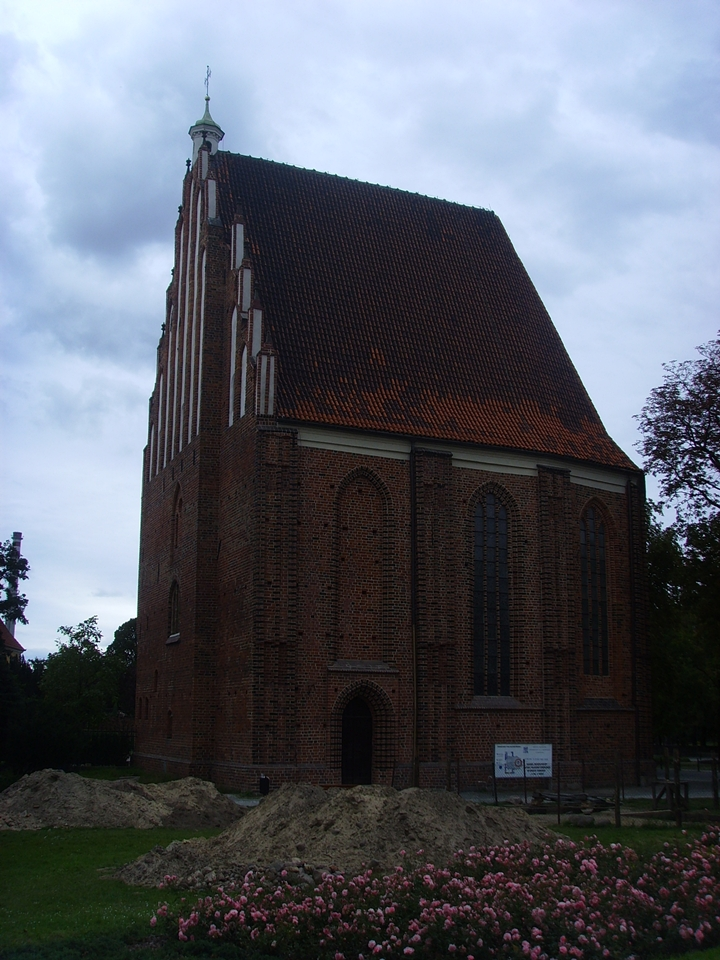
#> input picture image_data/contrast.jpg, 720 x 960 px, found by its file name
$ jupyter execute NVG.ipynb
#> lines starting #> are read from the running program, lines starting #| are printed output that depends on the picture
#> the answer given: 1
[cell 1]
from scipy import signal
import matplotlib.pyplot as plt
import numpy as np
import numpy.matlib
from numpy import pi
import cv2

def NVG(choice):
#> called with choice = 1
    image = 'contrast.jpg'
    if choice == 1:
        I = np.float64(cv2.imread(image))/255
        I = np.mean(I,2)
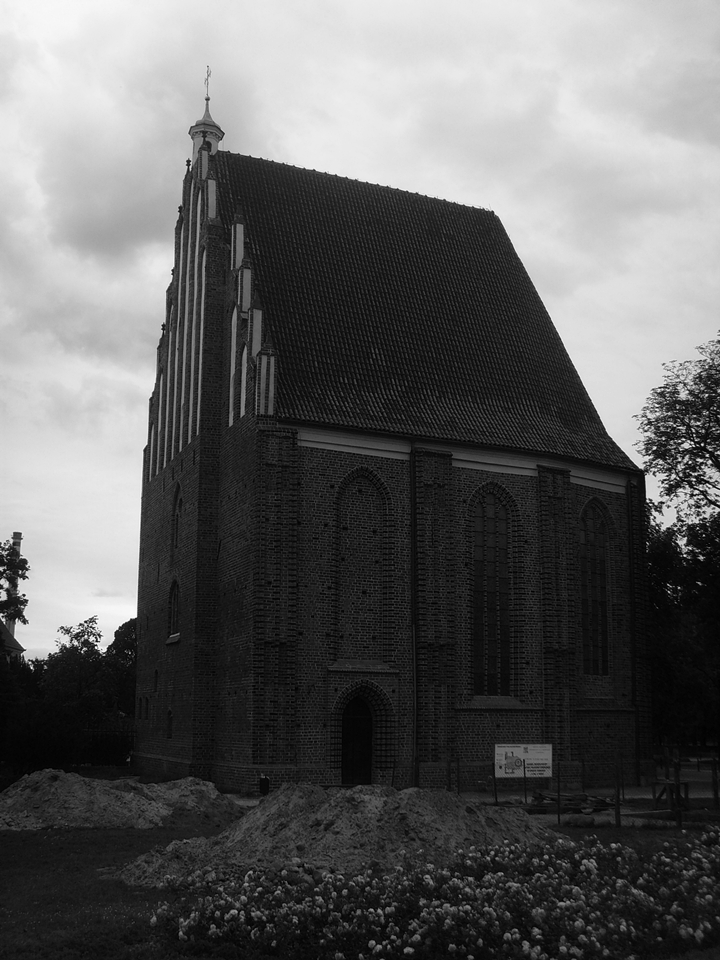
#> I: shape (960, 720) float64; min 0, max 0.995, mean 0.377
        sigma = 2
        #Calculates the DFT of the image
        DFT2d_I = np.fft.fft2(I)

        #Calculation of the Gaussian
        xsize , ysize = I.shape
#> xsize = 960; ysize = 720
        Nr = np.fft.ifftshift(list(range(int(-np.fix(ysize/2)),int(np.ceil(ysize/2)))))
        Nc = np.fft.ifftshift(list(range(int(-np.fix(xsize/2)),int(np.ceil(xsize/2)))))
        Nc, Nr = np.meshgrid(Nc, Nr)
        dft_gauss_kernel = np.exp(-2*(sigma**2)*(pi**2)*((Nr/ysize)**2+(Nc/xsize)**2))

        #Convolution with the Gaussian (fft (I). * Fft (G))
        DFT2d_I_convolved = DFT2d_I * np.matlib.repmat(dft_gauss_kernel,1,1).T
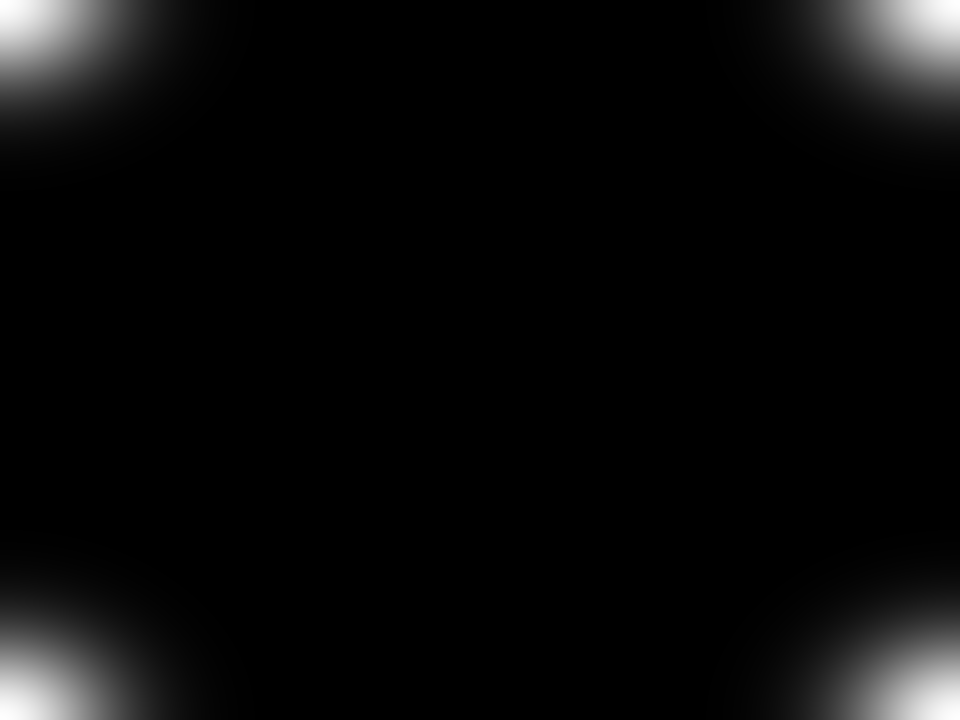
#> dft_gauss_kernel: shape (720, 960) float64; min 7.16e-18, max 1, mean 0.0398
        I_convolved = np.fft.ifft(DFT2d_I_convolved)
        M = np.real(I_convolved)
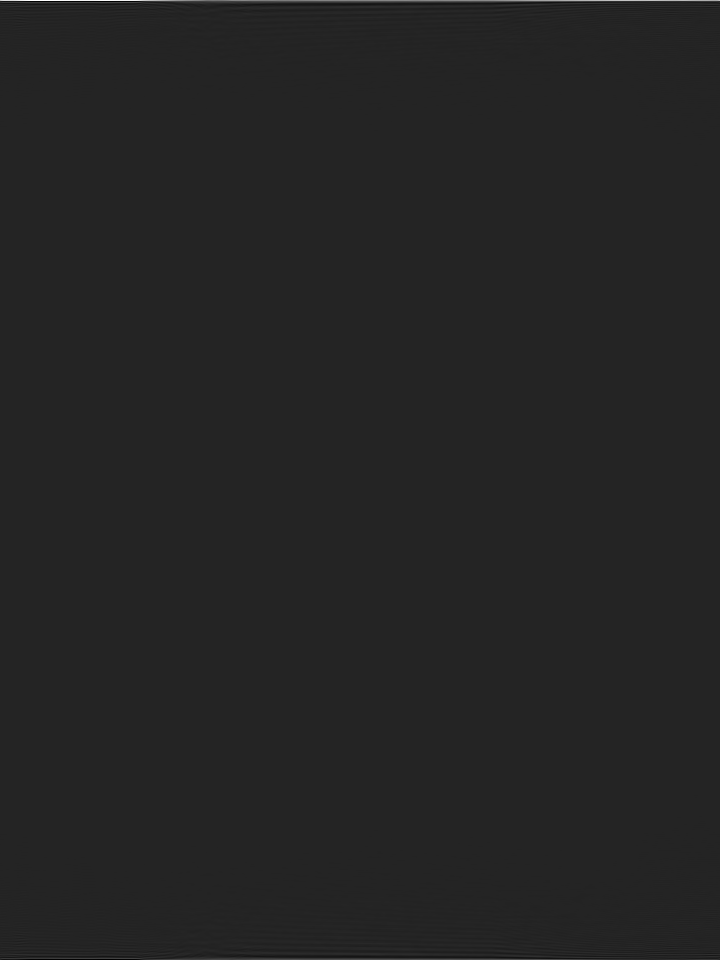
#> M: shape (960, 720) float64; min -98.18, max 594.1, mean 0.6; drawn with min black and max white

        output = np.zeros((xsize,ysize))
        for i in range(xsize):
            for j in range(ysize):
                output[i][j] = (I[i][j])**(2**(2*M[i][j]-1))
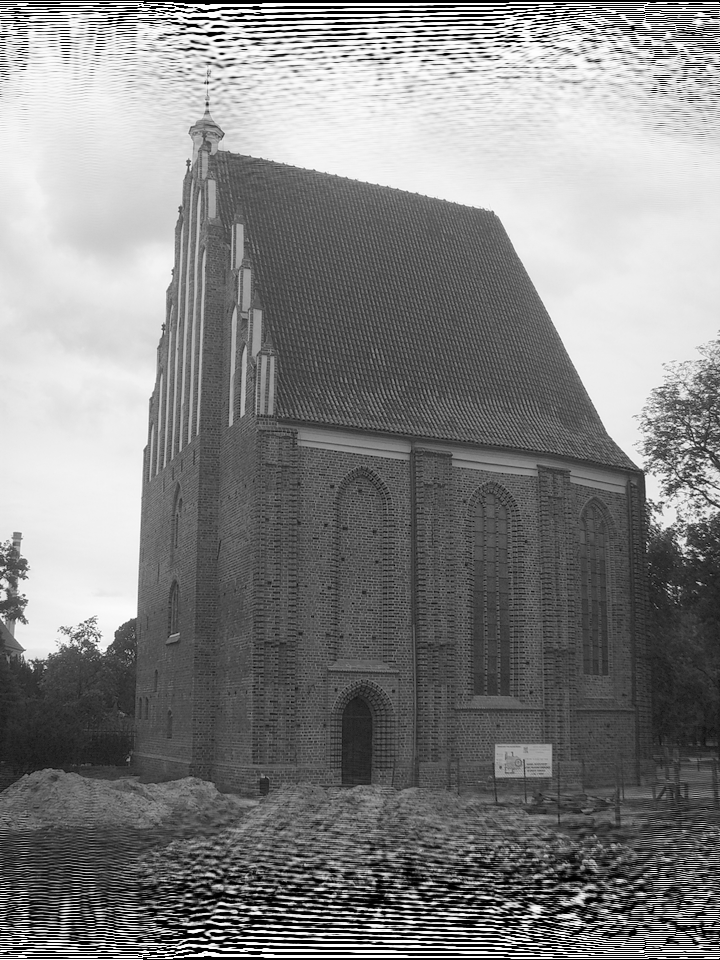
#> output: shape (960, 720) float64; min 0, max 1, mean 0.517
        plt.figure()
        plt.subplot(2,2,1)
        plt.imshow(I,cmap='gray')
        plt.title('Original Image')
        plt.subplot(2,2,2)
        plt.imshow(output,cmap='gray')
        plt.title('Resultant')
        plt.subplot ( 2 , 2 , 3 )
        plt.hist(I)
        plt.title (' Histogram before ')
        plt.subplot ( 2 , 2 , 4 )
        plt.hist(output)
        plt.title ( ' Histogram after ' )


    else:

        #read image
        I = np.float64(cv2.imread(image))
        I = np.mean(I,2)

        #Calculates the inverse image
        Inv = 255 - I

        #Calculates the DFT
        DFT2d_I = np.fft.fft2(Inv)

        #Gaussian Caclule
        sigma=2;
        xsize , ysize= I.shape
        Nr = np.fft.ifftshift(list(range(int(-np.fix(ysize/2)),int(np.ceil(ysize/2)))))
        Nc = np.fft.ifftshift(list(range(int(-np.fix(xsize/2)),int(np.ceil(xsize/2)))))
        Nc, Nr = np.meshgrid(Nc, Nr)
        dft_gauss_kernel = np.exp(-2*(sigma**2)*(pi**2)*((Nr/ysize)**2+(Nc/xsize)**2))

        #Convolution with the Gaussian (fft (I). * Fft (G))
        DFT2d_I_convolved = DFT2d_I * np.matlib.repmat(dft_gauss_kernel,1,1).T
        I_convolved = np.fft.ifft(DFT2d_I_convolved)
        M = np.real(I_convolved)


        output = np.zeros((xsize,ysize))
        for i in range(xsize):
            for j in range(ysize):
                output[i][j] = 255.0*((I[i][j]/255.0)**(2**((128.0-M[i][j]/128.0))))
        print(I.shape)
        print(output.shape)
        plt.figure()
        plt.subplot(2,2,1)
        plt.imshow(I,cmap='gray')
        plt.title('Original Image')
        plt.subplot(2,2,2)
        plt.imshow(output,cmap='gray')
        plt.title('Resultant')
        plt.subplot ( 2 , 2 , 3 )
        plt.hist(I)
        plt.title (' Histogram before ')
        plt.subplot ( 2 , 2 , 4 )
        plt.hist(output)
        plt.title ( ' Histogram after ' )

choice = int(input('Enter choice as 1 or 2\n'))
NVG(choice)
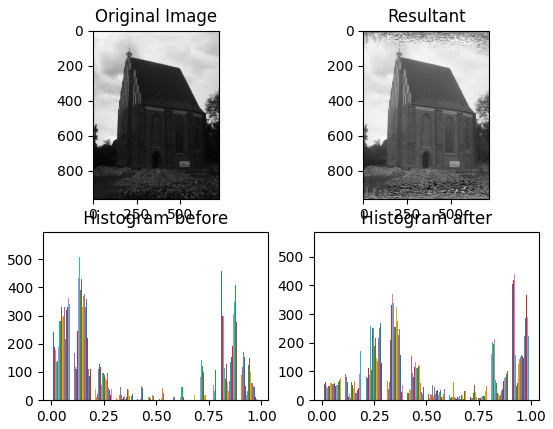
#> figure drawn by matplotlib, 4 panels; panel 3: tallest bar 313 high, from x = 0.806 to 0.806; panel 3: tallest bar 322 high, from x = 0.806 to 0.806; panel 3: tallest bar 320 high, from x = 0.806 to 0.806; panel 4: tallest bar 286 high, from x = 0.91 to 0.91
